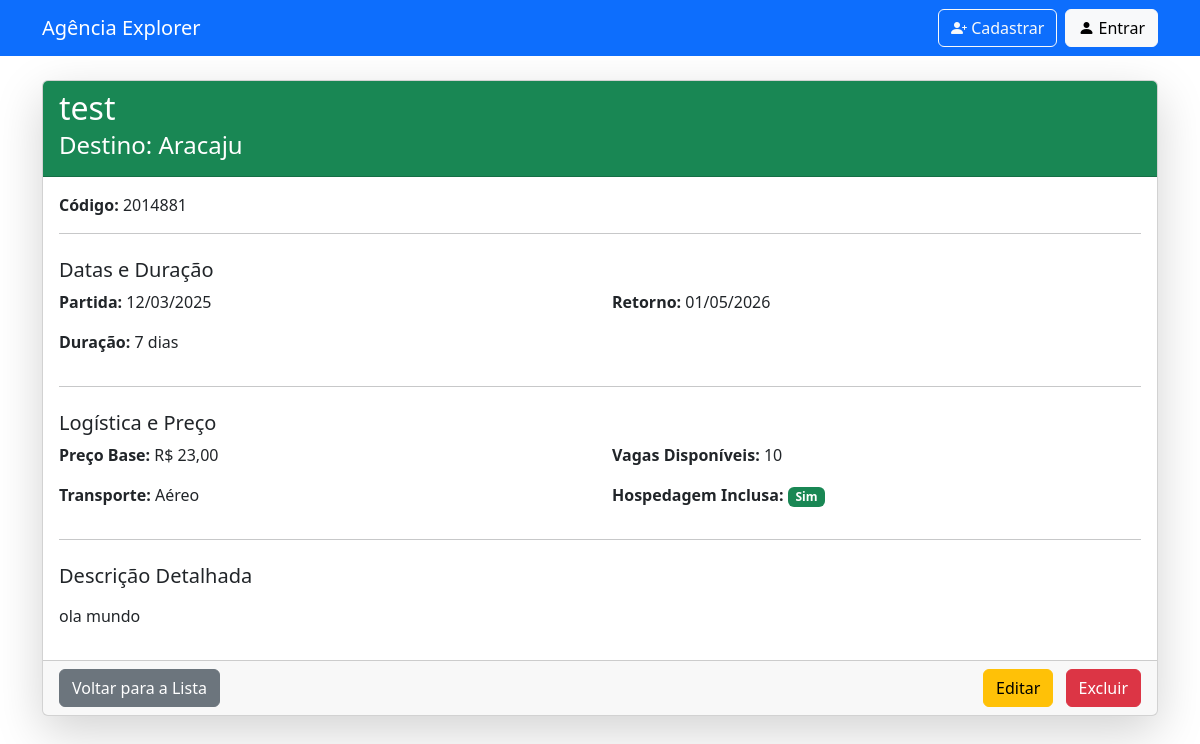
/1/, run on the app's committed database.
### agencia/models.py (models this page shows, shortened)
class Viagem(models.Model):
    titulo = models.CharField(max_length=150, verbose_name="Título da Viagem")
    destino = models.CharField(max_length=100)
    data_partida = models.DateField(verbose_name="Data de Partida")
    data_retorno = models.DateField(verbose_name="Data de Retorno")
    duracao_dias = models.IntegerField(verbose_name="Duração (dias)")
    preco_base = models.DecimalField(max_digits=10, decimal_places=2, verbose_name="Preço Base (R$)")
    vagas_disponiveis = models.PositiveIntegerField(default=10, verbose_name="Vagas Disponíveis")
    tipo_transporte = models.CharField(
        max_length=50,
        choices=[('AEREO', 'Aéreo'), ('TERRESTRE', 'Terrestre'), ('MARITIMO', 'Marítimo')],
        verbose_name="Tipo de Transporte"
    )
    hospedagem_inclusa = models.BooleanField(default=True, verbose_name="Hospedagem Inclusa")
    codigo_pacote = models.CharField(max_length=20, unique=True, verbose_name="Código do Pacote")
    descricao_detalhada = models.TextField(verbose_name="Descrição Completa")

### agencia/views.py (the view)
# urls.py: path('<int:pk>/', ViagemDetailView.as_view(), name='viagem_detalhe'),
class ViagemDetailView(DetailView):
    model = Viagem
    context_object_name = 'viagem' # Nome da variável no template
    template_name = 'agencia/viagem_detail.html'

### agencia/templates/agencia/viagem_detail.html (shortened to what this page needs)
{% extends 'base.html' %}
{% block content %}
<div class="card shadow-lg mb-4">
    <div class="card-header bg-success text-white">
        <h2 class="card-title">{{ viagem.titulo }}</h2>
        <h4 class="card-subtitle mb-2">Destino: {{ viagem.destino }}</h4>
    </div>
    <div class="card-body">
        <p class="card-text"><strong>Código:</strong> {{ viagem.codigo_pacote }}</p>
        <hr>
        <h5 class="mt-4">Datas e Duração</h5>
        <div class="row">
            <div class="col-md-6">
                <p><strong>Partida:</strong> {{ viagem.data_partida|date:"d/m/Y" }}</p>
            </div>
            <div class="col-md-6">
                <p><strong>Retorno:</strong> {{ viagem.data_retorno|date:"d/m/Y" }}</p>
            </div>
            <div class="col-md-6">
                <p><strong>Duração:</strong> {{ viagem.duracao_dias }} dias</p>
            </div>
        </div>
        <hr>
        <h5 class="mt-4">Logística e Preço</h5>
        <div class="row">
            <div class="col-md-6">
                <p><strong>Preço Base:</strong> R$ {{ viagem.preco_base|floatformat:2 }}</p>
            </div>
            <div class="col-md-6">
                <p><strong>Vagas Disponíveis:</strong> {{ viagem.vagas_disponiveis }}</p>
            </div>
            <div class="col-md-6">
                <p><strong>Transporte:</strong> {{ viagem.get_tipo_transporte_display }}</p>
            </div>
            <div class="col-md-6">
                <p><strong>Hospedagem Inclusa:</strong>
                    {% if viagem.hospedagem_inclusa %}
                        <span class="badge bg-success">Sim</span>
                    {% else %}
                        <span class="badge bg-danger">Não</span>
                    {% endif %}
                </p>
            </div>
        </div>
        <hr>
        <h5 class="mt-4">Descrição Detalhada</h5>
        <p>{{ viagem.descricao_detalhada|linebreaks }}</p>
    </div>
    <div class="card-footer d-flex justify-content-between">
        <a href="{% url 'viagem_lista' %}" class="btn btn-secondary">
            Voltar para a Lista
        </a>
        <div>
            <a href="{% url 'viagem_editar' viagem.pk %}" class="btn btn-warning me-2">
                Editar
            </a>
            <a href="{% url 'viagem_excluir' viagem.pk %}" class="btn btn-danger">
                Excluir
            </a>
        </div>
    </div>
</div>
{% endblock %}

### agencia/templates/base.html (shortened to what this page needs)
<!DOCTYPE html>
<html lang="pt-br">
<head>
    <link href="https://cdn.jsdelivr.net/npm/bootstrap@5.3.3/dist/css/bootstrap.min.css"
          rel="stylesheet"
>
    <link rel="stylesheet" href="https://cdn.jsdelivr.net/npm/bootstrap-icons@1.11.3/font/bootstrap-icons.min.css">
</head>
<body>
    <nav class="navbar navbar-expand-lg navbar-dark bg-primary">
        <div class="container">
            <a class="navbar-brand" href="{% url 'viagem_lista' %}">Agência Explorer</a>
            <div class="collapse navbar-collapse justify-content-end" id="navbarNav">
                <ul class="navbar-nav">
                    {% if user.is_authenticated %}
                        <li class="nav-item">
                            <span class="navbar-text me-3">
                                <i class="bi bi-person-circle"></i> Olá, {{ user.username }}
                            </span>
                        </li>
                        <li class="nav-item">
                            <a class="btn btn-outline-light" href="{% url 'logout' %}">
                                <i class="bi bi-box-arrow-right"></i> Sair
                            </a>
                        </li>
                    {% else %}
                        <li class="nav-item me-2">
                            <a class="btn btn-outline-light" href="{% url 'cadastro' %}">
                                <i class="bi bi-person-plus-fill"></i> Cadastrar
                            </a>
                        </li>
                        <li class="nav-item">
                            <a class="btn btn-light" href="{% url 'login' %}">
                                <i class="bi bi-person-fill"></i> Entrar
                            </a>
                        </li>
                    {% endif %}
                </ul>
            </div>
        </div>
    </nav>
    <div class="container mt-4">
        {% block content %}
        {% endblock %}
    </div>

### data on the page
Viagem: titulo "test", destino "Aracaju", codigo_pacote "2014881", data_partida "12/03/2025", data_retorno "01/05/2026", duracao_dias "7", preco_base "23,00", vagas_disponiveis "10", tipo_transporte "Aéreo", descricao_detalhada "ola mundo"
